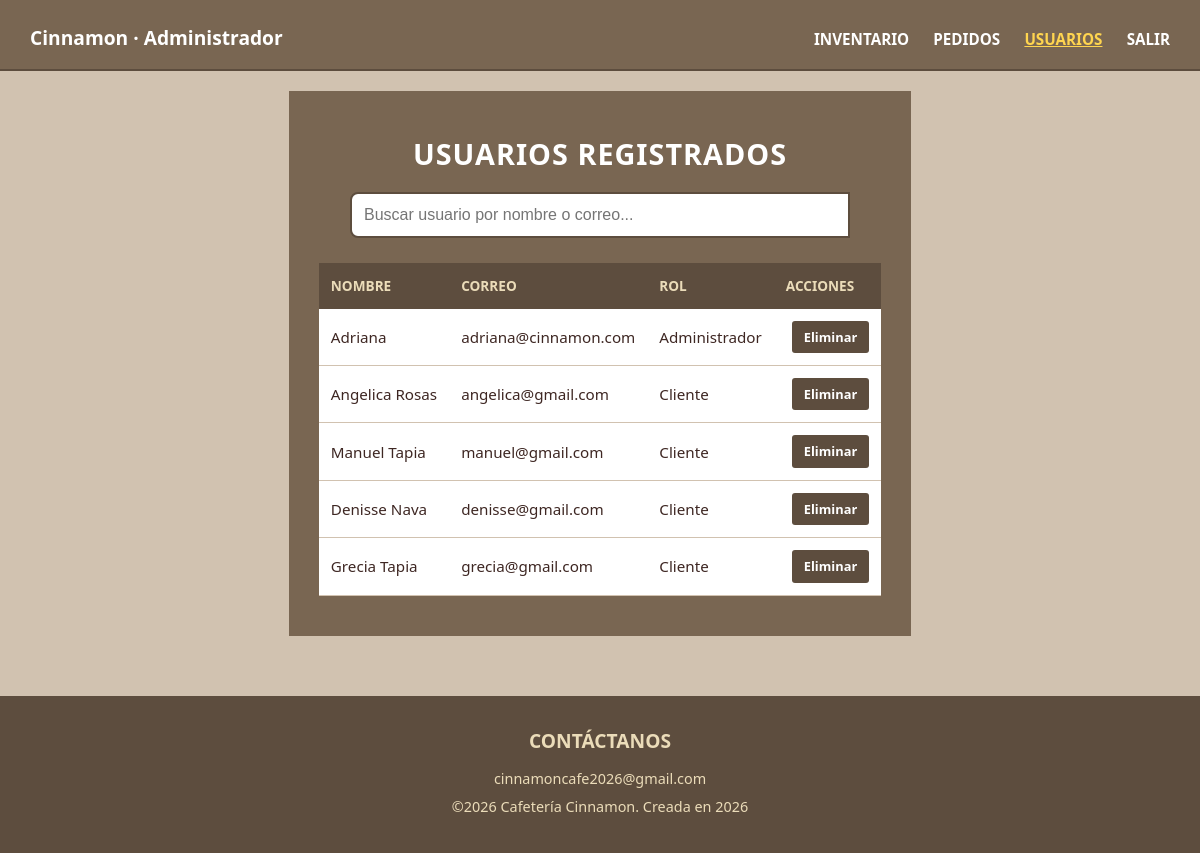
The page /php/admin_usuarios.php (signed in) on the database its author committed.
### tables this page shows
CREATE TABLE usuarios (
    id_usuario INT AUTO_INCREMENT PRIMARY KEY,
    nombre VARCHAR(100) NOT NULL,
    correo VARCHAR(100) UNIQUE NOT NULL,
    contrasena VARCHAR(255) NOT NULL,
    rol ENUM('cliente', 'admin') NOT NULL DEFAULT 'cliente'
);

### php/admin_usuarios.php (the view, shortened to what this page needs)
<?php
require "conexion.php";
$usuarios = $conexion->query("SELECT * FROM usuarios ORDER BY id_usuario")->fetchAll(PDO::FETCH_ASSOC);
?>
<!DOCTYPE html>
<html lang="es">
<head>
  <link rel="stylesheet" href="../css/principal.css">
  <link rel="stylesheet" href="../css/admin.css">
</head>
<body>
  <div id="header-placeholder" data-tipo="admin"></div>
  <section class="admin-main">
    <h2 class="seccion-titulo">Usuarios registrados</h2>
    <div class="buscador">
      <input type="text" data-buscar-tabla="tabla-usuarios" placeholder="Buscar usuario por nombre o correo...">
    </div>
    <table class="admin-tabla" id="tabla-usuarios">
      <thead>
        <tr>
          <th>Nombre</th>
          <th>Correo</th>
          <th>Rol</th>
          <th>Acciones</th>
        </tr>
      </thead>
      <tbody>
        <?php foreach ($usuarios as $u): ?>
        <tr>
          <td><?php echo htmlspecialchars($u['nombre']); ?></td>
          <td><?php echo htmlspecialchars($u['correo']); ?></td>
          <td>
            <?php
              if ($u['rol'] === 'admin') echo 'Administrador';
              elseif ($u['rol'] === 'inactivo') echo 'Inactivo';
              else echo 'Cliente';
            ?>
          </td>
          <td>
            <a href="eliminar_usuario.php?id=<?php echo $u['id_usuario']; ?>" class="btn-eliminar btn-eliminar-protegido" data-nombre="<?php echo htmlspecialchars($u['nombre']); ?>">Eliminar</a>
          </td>
        </tr>
        <?php endforeach; ?>
      </tbody>
    </table>
  </section>
  <div id="footer-placeholder"></div>
</body>
</html>

### css/principal.css (style rules this page uses)
html { height: 100%; }
* { box-sizing: border-box; margin: 0; padding: 0; }
body { font-family: 'Segoe UI', Tahoma, Geneva, Verdana, sans-serif; background-color: #d1c2b0; color: #3e2723; line-height: 1.6; display: flex; flex-direction: column; min-height: 100vh; }
#footer-placeholder { margin-top: auto; }
.seccion-titulo { text-align: center; font-size: 1.8rem; text-transform: uppercase; letter-spacing: 1px; margin-bottom: 15px; color: #ffffff; }
.buscador { max-width: 500px; margin: 0 auto 25px; display: flex; }
.buscador input { flex: 1; padding: 12px; border: 2px solid #5d4d3e; border-radius: 8px 0 0 8px; font-size: 1rem; }

### css/admin.css (style rules this page uses)
.admin-main { background-color: #796652; margin: 20px auto; max-width: 1170px; padding: 40px 30px; color: #ffffff; }
.admin-tabla { width: 100%; border-collapse: collapse; background-color: #ffffff; color: #3e2723; table-layout: auto; }
.admin-tabla th { background-color: #5d4d3e; color: #ebdcb9; padding: 12px; text-align: left; text-transform: uppercase; font-size: 0.85rem; white-space: nowrap; }
.admin-tabla td { padding: 12px; border-bottom: 1px solid #d1c2b0; font-size: 0.95rem; vertical-align: middle; }
.btn-editar, .btn-eliminar { display: inline-block; padding: 6px 12px; font-size: 0.8rem; font-weight: bold; text-decoration: none; border-radius: 3px; border: none; cursor: pointer; }
.btn-eliminar { background-color: #5d4d3e; color: #ffffff; margin-left: 6px; }

### rows shown on the page
usuarios: nombre "Adriana", correo "adriana@cinnamon.com", rol "Administrador"
usuarios: nombre "Angelica Rosas", correo "angelica@gmail.com", rol "Cliente"
usuarios: nombre "Manuel Tapia", correo "manuel@gmail.com", rol "Cliente"
usuarios: nombre "Denisse Nava", correo "denisse@gmail.com", rol "Cliente"
usuarios: nombre "Grecia Tapia", correo "grecia@gmail.com", rol "Cliente"
